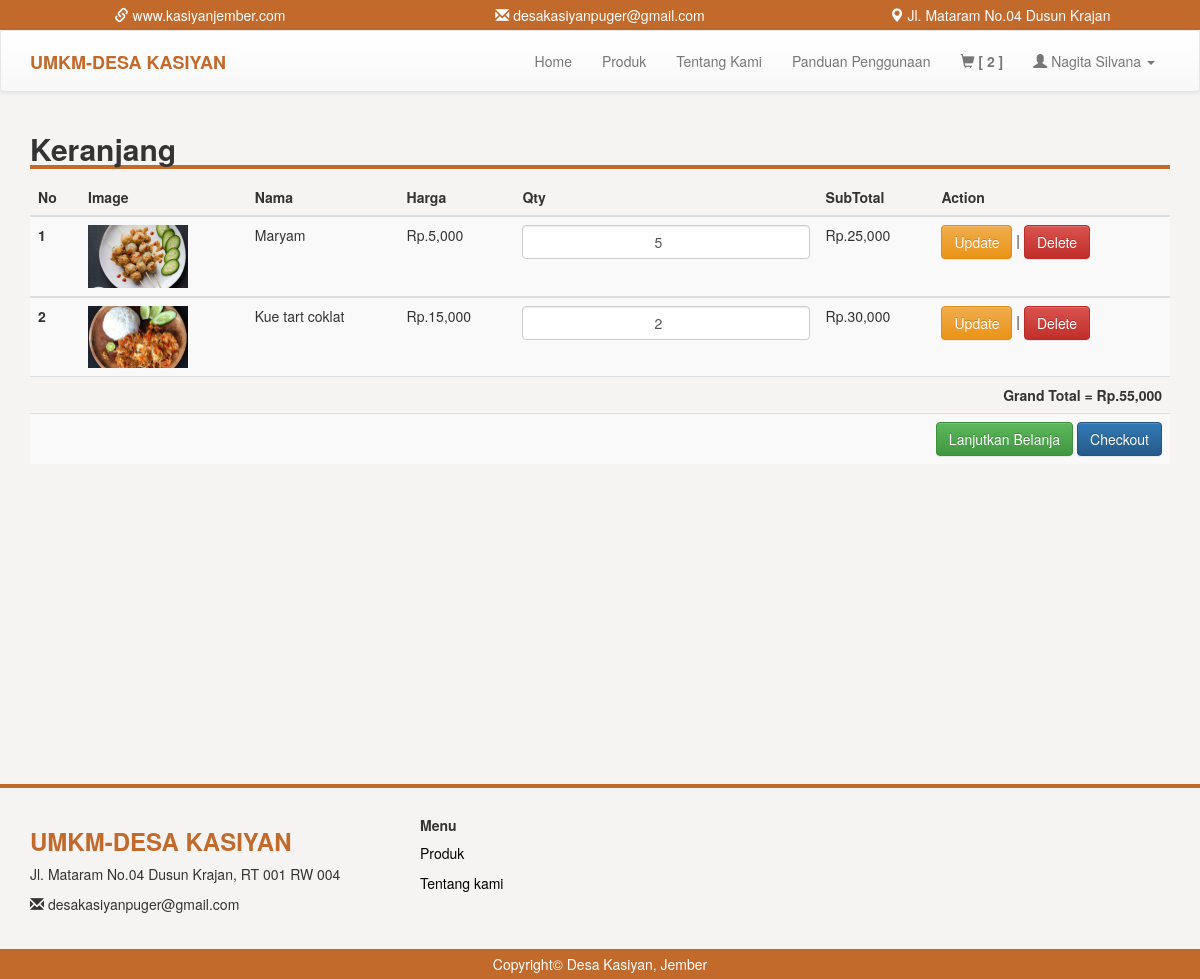
The page /keranjang.php (signed in) on the database its author committed.
### tables this page shows
CREATE TABLE `keranjang` (
  `id_keranjang` int(11) NOT NULL AUTO_INCREMENT,
  `kode_customer` varchar(100) NOT NULL,
  `kode_produk` varchar(100) NOT NULL,
  `nama_produk` varchar(100) NOT NULL,
  `qty` int(11) NOT NULL,
  `harga` int(11) NOT NULL,
  PRIMARY KEY (`id_keranjang`)
);

CREATE TABLE `produk` (
  `kode_produk` varchar(100) NOT NULL,
  `nama` varchar(100) NOT NULL,
  `image` text NOT NULL,
  `deskripsi` text NOT NULL,
  `harga` int(11) NOT NULL,
  PRIMARY KEY (`kode_produk`)
);

### keranjang.php (the view, shortened to what this page needs)
<?php
include 'header.php';
?>
<div class="container" style="padding-bottom: 300px;">
	<h2 style=" width: 100%; border-bottom: 4px solid #C16A2C"><b>Keranjang</b></h2>
		<table class="table table-striped">
			<?php
			if(isset($_SESSION['user'])){
				$kode_cs = $_SESSION['kd_cs'];
				$cek = mysqli_query($conn, "SELECT * FROM keranjang WHERE kode_customer = '$kode_cs'");
				$jml = mysqli_num_rows($cek);
				if($jml > 0){
					?>
					<thead>
						<tr>
							<th scope="col">No</th>
							<th scope="col">Image</th>
							<th scope="col">Nama</th>
							<th scope="col">Harga</th>
							<th scope="col">Qty</th>
							<th scope="col">SubTotal</th>
							<th scope="col">Action</th>
						</tr>
					</thead>
					<?php
					if(isset($_SESSION['kd_cs'])){
						$kode_cs = $_SESSION['kd_cs'];
						$result = mysqli_query($conn, "SELECT k.id_keranjang as keranjang, k.kode_produk as kd, k.nama_produk as nama, k.qty as jml, p.image as gambar, p.harga as hrg FROM keranjang k join produk p on k.kode_produk=p.kode_produk WHERE kode_customer = '$kode_cs'");
						$no = 1;
						$hasil = 0;
						while($row = mysqli_fetch_assoc($result)){
					?>
					<tbody>
					<form action="<?php echo $_SERVER['PHP_SELF']; ?>" method="POST">
						<tr>
							<th scope="row"><?= $no;  ?></th>
							<td><img src="image/produk/<?= $row['gambar']; ?>" width="100"></td>
							<td><?= $row['nama']; ?></td>
							<td>Rp.<?= number_format($row['hrg']);  ?></td>
							<td><input type="number" name="qty" class="form-control" style="text-align: center;" value="<?= $row['jml']; ?>"></td>
							<td>Rp.<?= number_format($row['hrg'] * $row['jml']);  ?></td>
							<td><button type="submit" name="submit1" class="btn btn-warning">Update</button> | <a href="keranjang.php?del=1&id=<?= $row['keranjang']; ?>" class="btn btn-danger" onclick="return confirm('Yakin ingin dihapus ?')">Delete</a></td>
						</tr>
						</form>
					<?php
							$sub = $row['hrg'] * $row['jml'];
							$hasil += $sub;
							$no++;
						}
					}
					 ?>
						<tr>
							<td colspan="7" style="text-align: right; font-weight: bold;">Grand Total = Rp.<?= number_format($hasil); ?></td>
						</tr>
						<tr>
							<td colspan="7" style="text-align: right; font-weight: bold;"><a href="index.php" class="btn btn-success">Lanjutkan Belanja</a> <a href="checkout.php?kode_cs=<?= $kode_cs; ?>" class="btn btn-primary">Checkout</a></td>
						</tr>
						<?php
					}
				}else{
					echo "<tr>
					<td colspan='7' class='text-center bg-danger'><h5><b>SILAHKAN LOGIN TERLEBIH DAHULU SEBELUM BERBELANJA</b></h5></td>
					</tr>";
				}
				?>
			</tbody>
		</table>
</div>
<?php
include 'footer.php';
?>

### css/style.css (style rules this page uses)
body { margin:0; padding: 0; background-color: #F6F4F3; }

### rows shown on the page
keranjang: kode_produk.image (picture), nama_produk "Maryam", kode_produk.harga "5,000", qty "5", $row['hrg'] * $row['jml'] "25,000"
keranjang: kode_produk.image (picture), nama_produk "Kue tart coklat", kode_produk.harga "15,000", qty "2", $row['hrg'] * $row['jml'] "30,000"

### other values the page prints
$value "2"
$_SESSION['user'] "Nagita Silvana"
$hasil "55,000"
